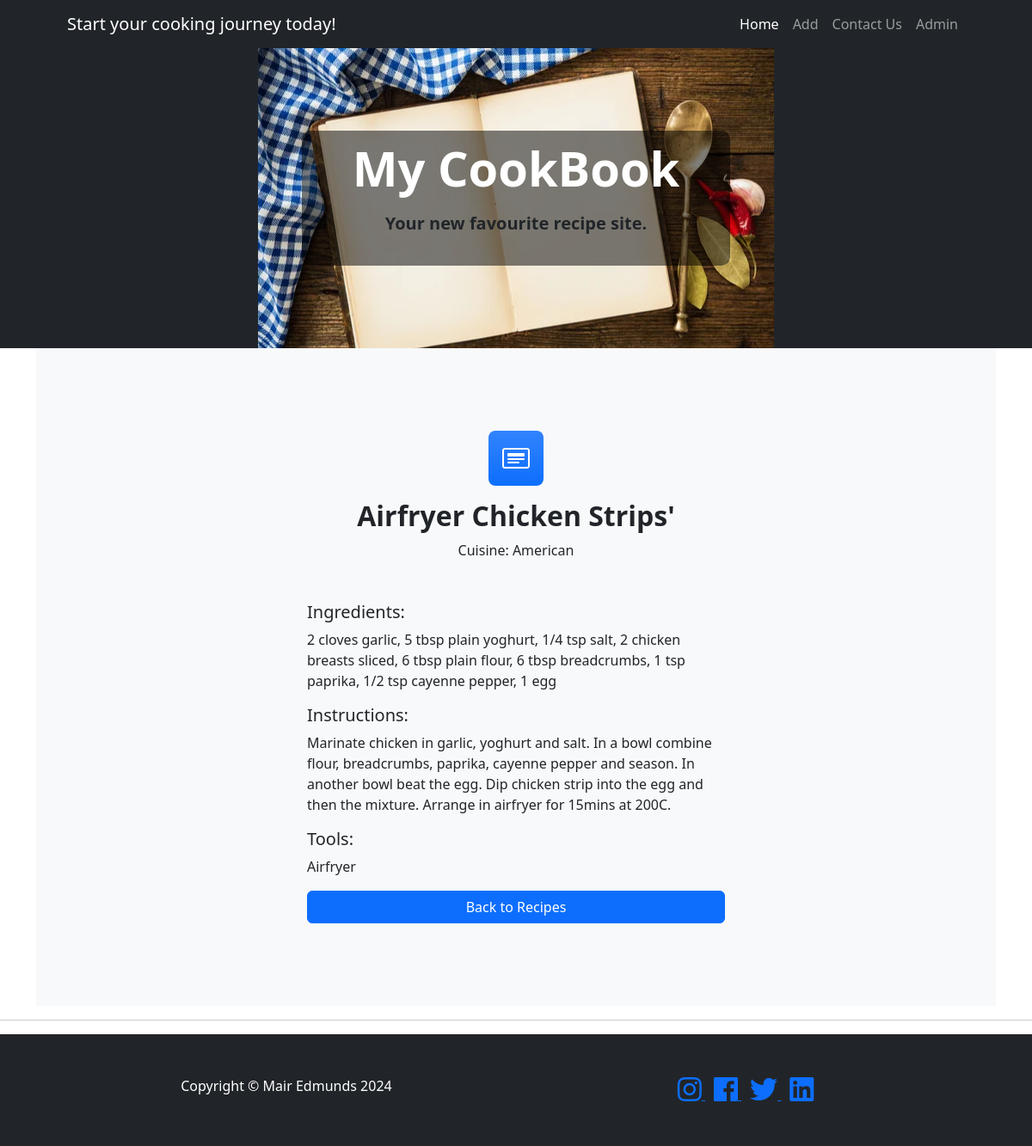
Screenshot of /full_recipe/2 with the database file from the repository.
### run.py (models this page shows)
class Recipe(db.Model):
    id = db.Column(db.Integer, primary_key=True)
    name = db.Column(db.String(255), nullable=False)
    ingredients = db.Column(db.Text, nullable=False)
    instructions = db.Column(db.Text, nullable=False)
    tools = db.Column(db.String(255), nullable=False)
    cuisine = db.Column(db.String(255), nullable=False)

### run.py (the view)
@app.route('/full_recipe/<int:recipe_id>')
def full_recipe(recipe_id):
    recipe = Recipe.query.get(recipe_id)
    if recipe is None:
        return "Recipe not found", 404
    return render_template('full_recipe.html', recipe=recipe)

### templates/full_recipe.html
{% extends "base.html" %}
{% block content %}
<section class="py-5 bg-light">
    <div class="container px-5 my-5">
        <div class="text-center mb-5">
            <div class="feature bg-primary bg-gradient text-white rounded-3 mb-3"><i class="bi bi-card-heading"></i>
            </div>
            <h2 class="fw-bolder">{{ recipe.name }}</h2>
            <p>Cuisine: {{ recipe.cuisine }}</p>
        </div>
        <div class="row gx-5 justify-content-center">
            <div class="col-lg-6">
                <h5>Ingredients:</h4>
                    <p>{{ recipe.ingredients }}</p>
                    <h5>Instructions:</h4>
                        <p>{{ recipe.instructions }}</p>
                        <h5>Tools:</h4>
                            <p>{{ recipe.tools }}</p>
                            <div class="d-grid mt-2">
                                <a href="{{ url_for('index') }}" class="btn btn-primary">Back to Recipes</a>
                            </div>
            </div>
        </div>
    </div>
</section>
{% endblock %}

### rows the page displays
Recipe: name "Airfryer Chicken Strips'", cuisine "American", ingredients "2 cloves garlic, 5 tbsp plain yoghurt, 1/4 tsp salt, 2 chicken breasts sliced, 6 tbsp plain flour, 6 tbsp breadcrumbs, 1 tsp paprika, 1/2 tsp cayenne pepper, 1 egg", instructions "Marinate chicken in garlic, yoghurt and salt. In a bowl combine flour, breadcrumbs, paprika, cayenne pepper and season. In another bowl beat the egg. Dip chicken strip into the egg and then the mixture. Arrange in airfryer for 15mins at 200C.", tools "Airfryer"
